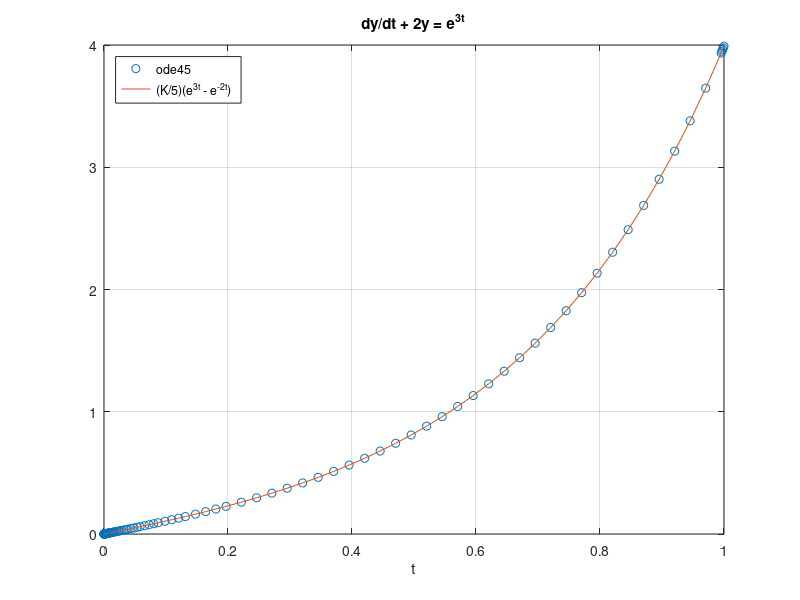
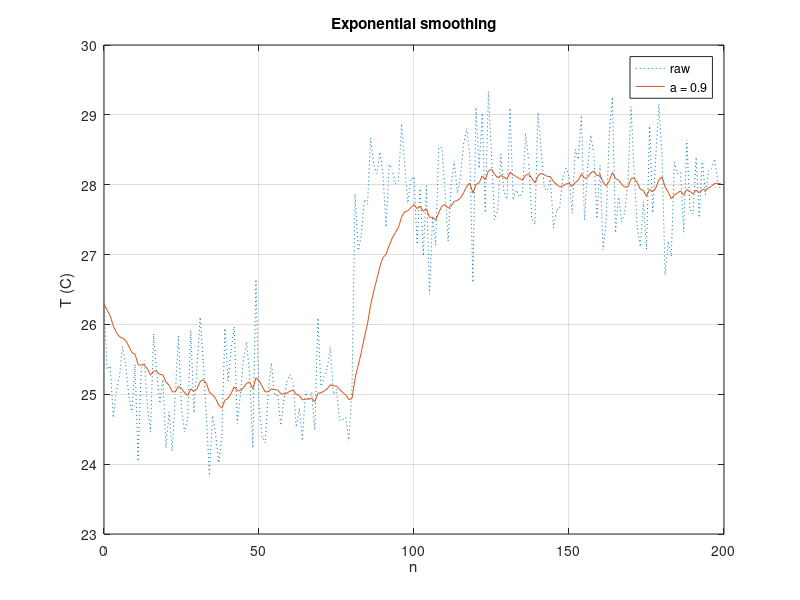

Recreate these plots in MATLAB, in order.
% Signals and Systems — Differential and Difference Equations
%title: Solving Differential and Difference Equations
%ar-title: حل المعادلات التفاضلية والفرقية
%lesson: ss-ch2-6
%course: signals-systems

%% The differential equation with ode45
%ar: dy/dt + 2y = K e^{3t} بسكون ابتدائي. ode45 يحتاج dy/dt = f(t, y). نكتبها دالة مجهولة ونحل من 0 إلى 1.
K = 1;
f = @(t, y) -2*y + K*exp(3*t);
[t, y] = ode45(f, [0 1], 0);
yf = (K/5)*(exp(3*t) - exp(-2*t));
fprintf('y(1) ode45 = %.6f, formula = %.6f\n', y(end), yf(end))
plot(t, y, 'o', t, yf); grid on; xlabel('t'); legend('ode45', '(K/5)(e^{3t} - e^{-2t})', 'Location', 'northwest'); title('dy/dt + 2y = e^{3t}')

%% The difference equation with filter
%ar: y[n] − ½ y[n − 1] = x[n]. filter(b, a, x) يحل a(1)y[n] + a(2)y[n−1] + … = b(1)x[n] + …. هنا b = 1 و a = [1 −0.5]. الدخل δ يعطي h[n].
n = 0:15; d = double(n == 0);
h = filter(1, [1 -0.5], d);
fprintf('h[0..4] = %s\n', num2str(h(1:5)))
fprintf('max error vs 0.5^n = %.2e\n', max(abs(h - 0.5.^n)))

%% The same recursion by hand
%ar: filter تعمل نفس هذه الحلقة: y[n] = ½ y[n−1] + x[n]، ونبدأ بـ y[−1] = 0.
y = zeros(size(n)); prev = 0;
for k = 1:numel(n), y(k) = 0.5*prev + d(k); prev = y(k); end
fprintf('loop equals filter: %d\n', max(abs(y - h)) < 1e-15)

%%! Project idea: a digital thermometer smoother
%ar: مشروع: y[n] = a y[n−1] + (1 − a) x[n] مرشح «أسي» يستخدم في الحساسات (تمرير منخفض بسيط). كلما اقتربت a من 1 كان أنعم وأبطأ. طبّقه بـ filter.
rng(6); n = 0:199; temp = 25 + 3*(n > 80) + 0.6*randn(size(n));
for a = [0.5 0.9]
    ys = filter(1 - a, [1 -a], temp, a*temp(1));
    fprintf('a = %.1f: noise std after filter %.3f\n', a, std(ys(1:70)))
end
figure; plot(n, temp, ':', n, filter(0.1, [1 -0.9], temp, 0.9*temp(1))); grid on; xlabel('n'); ylabel('T (C)'); legend('raw', 'a = 0.9'); title('Exponential smoothing')
